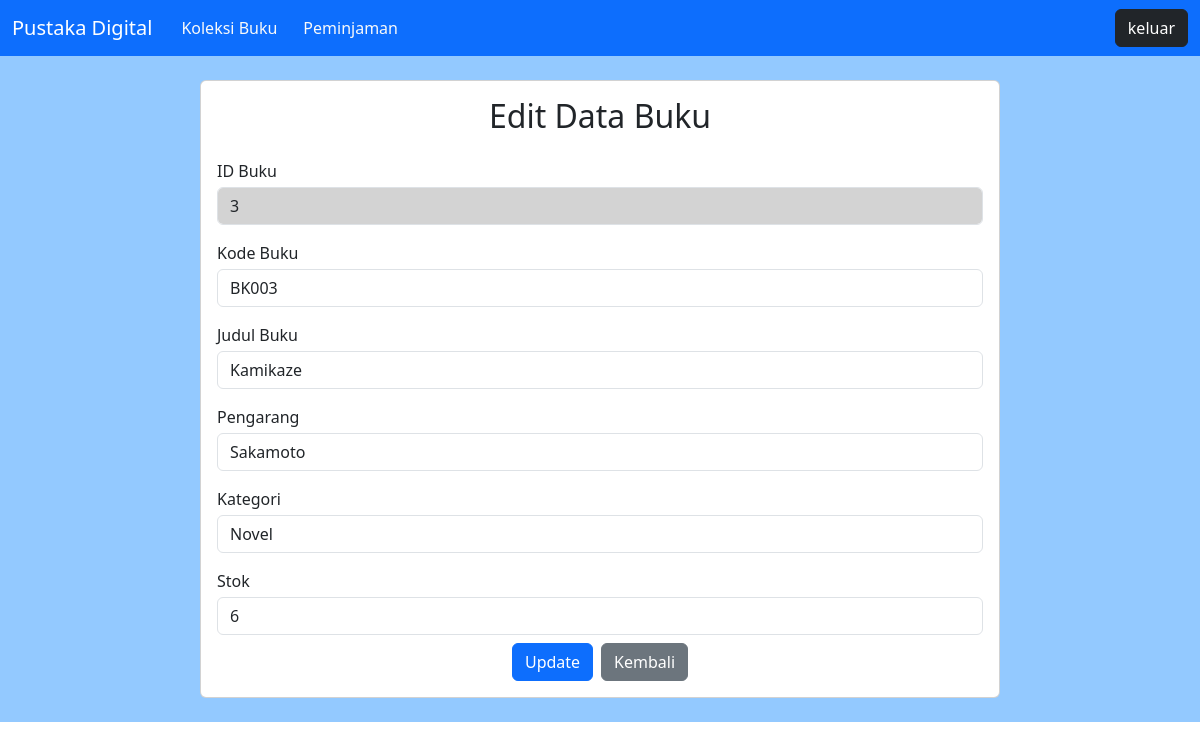
/editBuku.php?id=3, run on the app's committed database.
### tables this page shows
CREATE TABLE `buku` (
  `id_buku` int(11) NOT NULL,
  `kode_buku` varchar(20) NOT NULL,
  `judul_buku` varchar(100) NOT NULL,
  `pengarang` varchar(100) NOT NULL,
  `kategori` varchar(50) NOT NULL,
  `stok` int(11) NOT NULL
);

### editBuku.php (the view, shortened to what this page needs)
<?php
include 'koneksi.php';
if (isset($_GET['id'])) {
    $id = $_GET['id'];
    $data = mysqli_query($conn, "SELECT * FROM buku WHERE id_buku='$id'");
    $d = mysqli_fetch_array($data);
} else {
    header("Location:koleksi.php");
}
?>
<!DOCTYPE html>
<html lang="en">
<head>
    <link href="ambatukam.css" rel="stylesheet">
    <link href="https://cdn.jsdelivr.net/npm/bootstrap@5.3.8/dist/css/bootstrap.min.css" rel="stylesheet"
>
</head>
<body>
    <div>
        <?php include 'navbar.php'; ?>
    </div>
    <div class="container-fluid p-4" style="background-color: #93c9ff;;">
        <div class="card mx-auto" style="max-width: 800px;">
            <div class="card-body">
                <h2 class="mb-4 text-center">Edit Data Buku</h2>
                <form action="prosesBuku.php" method="POST">
                    <p class="mb-1 mt-3">ID Buku</p>
                    <input class="form-control mb-2" type="text" value="<?= $d['id_buku']; ?>"
                        aria-label="readonly input example" readonly style="background-color: #d3d3d3; opacity: 1;">
                    <p class="mb-1 mt-3">Kode Buku</p>
                    <input type="text" name="kode_buku" class="form-control mb-2" placeholder="Kode Buku"
                        value="<?= $d['kode_buku']; ?>" required>
                    <p class="mb-1 mt-3">Judul Buku</p>
                    <input type="text" name="judul_buku" class="form-control mb-2" placeholder="Judul Buku"
                        value="<?= $d['judul_buku']; ?>" required>
                    <p class="mb-1 mt-3">Pengarang</p>
                    <input type="text" name="pengarang" class="form-control mb-2" placeholder="Pengarang"
                        value="<?= $d['pengarang']; ?>" required>
                    <p class="mb-1 mt-3">Kategori</p>
                    <select name="kategori" class="form-control mb-2 required">
                        <option <?= $d['kategori'] == 'Novel' ? 'selected' : ''; ?>>Novel</option>
                    </select>
                    <p class="mb-1 mt-3">Stok</p>
                    <input type="number" name="stok" class="form-control mb-2" placeholder="Stok"
                        value="<?= $d['stok']; ?>" required>
                    <div class="d-flex justify-content-center gap-2">
                        <button type="submit" name="update" class="btn btn-primary">Update</button>
                        <button type="button" class="btn btn-secondary" onclick="window.history.back()">Kembali</button>
                    </div>
                </form>
            </div>
        </div>
    </div>
</body>
</html>

### data on the page
buku: id_buku "3", kode_buku "BK003", judul_buku "Kamikaze", pengarang "Sakamoto", kategori "Novel", stok "6"
